Frame 1 (no input): blank canvas, image omitted
Frame 60 (no input): blank canvas, image omitted
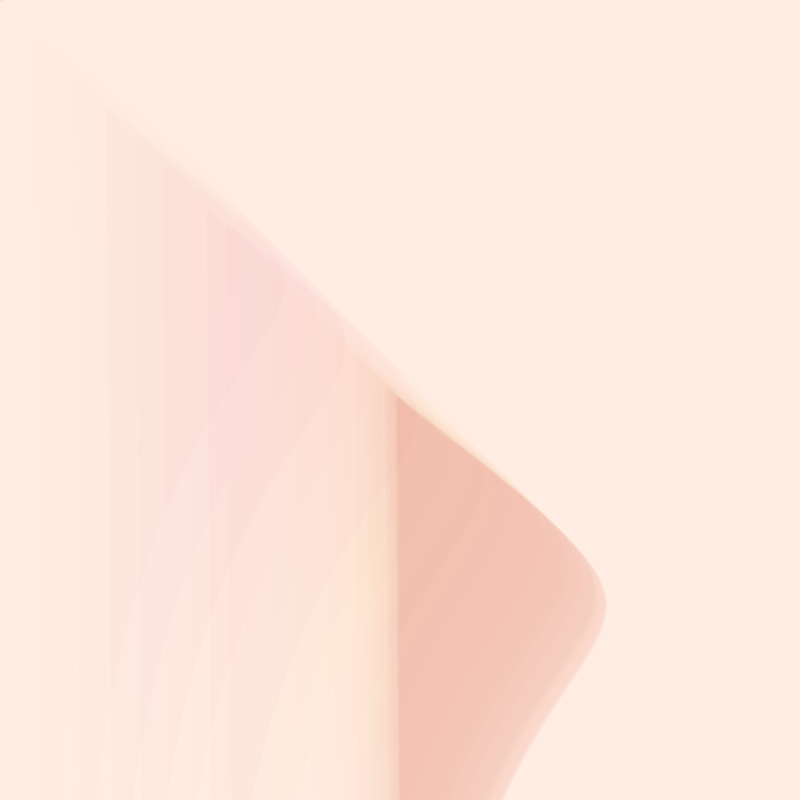
Frame 120 (the mouse pressed at the canvas centre since frame 60)

The p5.js sketch whose frames 1 and 60 were blank and that drew this single picture after the mouse press (run headless with seeded random() and noise() and a simulated clock; from frame 60 on, the mouse is pressed at the canvas centre):

// p5.js sketch
// ── sketch.js
var draw_x=0;
var draw_y=0;
var easing = .1;

function setup() {
	createCanvas(800,800);
	background(250,100,20,30);
	
}
var i=0
function draw() {
	
	var targetX=mouseX;
	var dx = targetX - draw_x;
	draw_x += dx * easing;
	
	var targetY = mouseY;
	var dy = targetY - draw_y;
	draw_y += dy * easing;

	var angle = atan2(mouseX- height/3, mouseX- width/3);
	
	
	translate(draw_x,draw_y);
	
	var a = atan2(mouseY- height/2, mouseX - width/2);
	rotate(a);
	
	var degs = degrees(a);

	
	c = color(200, random(5,200,100),100, random(0,5));
	fill(c);
	
	
	
	var degs2 = degrees(a);
	degs2= map(degs2, -90, 90, 180 ,360, true);
	degs2 = int(degs2);	
	
	
	noStroke();
	var radius = 2;
		if(i==0){
		beginShape();}
	
	if (i>0 && i < 50) {
		
			var x = cos(radians(i*90))*radius;
			var y = sin (radians(i*90)) *radius;
			vertex(x,y);
			vertex(x+10,y+10);
			quadraticVertex(240, 690, 560, 160);
			bezierVertex(460, 351, y, 58, 6, 999);
		endShape (CLOSE);
		}
	
	
	i = i+1; 
	
	if (i >=50){
		
		i=0;
		}
	
}
